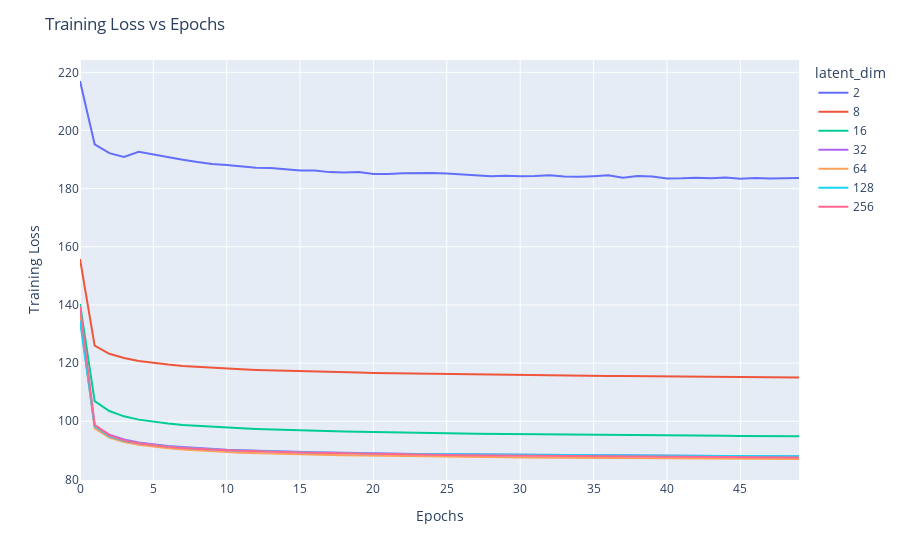

This figure's notebook cell:
### Markdown cell above
### Plot of all latent dimensions training loss

### Code cell
# there are 50 epochs
# use index as x-axis
fig = px.line(df_overall, x=df_overall.index, y="train_loss", color="latent_dim")
fig.update_layout(
    title="Training Loss vs Epochs",
    xaxis_title="Epochs",
    yaxis_title="Training Loss",
)
fig.show()
fig.write_image(FIGURE_DIR + "training_loss_vs_epochs.png")

### Figure 1 — Plotly figure (JSON) as saved in the notebook; plotly's stock layout.template omitted (floating-point values rounded to 4 significant figures)
{"data": [{"hovertemplate": "latent_dim=2<br>index=%{x}<br>train_loss=%{y}<extra></extra>", "legendgroup": "2", "line": {"color": "#636efa", "dash": "solid"}, "marker": {"symbol": "circle"}, "mode": "lines", "name": "2", "orientation": "v", "showlegend": true, "type": "scatter", "x": [0, 1, 2, 3, 4, 5, 6, 7, 8, 9, 10, 11, 12, 13, 14, 15, 16, 17, 18, 19, 20, 21, 22, 23, 24, 25, 26, 27, 28, 29, 30, 31, 32, 33, 34, 35, 36, 37, 38, 39, 40, 41, 42, 43, 44, 45, 46, 47, 48, 49], "xaxis": "x", "y": [217.0, 195.2, 192.2, 190.9, 192.7, 191.7, 190.7, 189.9, 189.1, 188.5, 188.2, 187.8, 187.2, 187.1, 186.8, 186.3, 186.3, 185.7, 185.6, 185.7, 185.0, 185.0, 185.3, 185.4, 185.4, 185.2, 184.8, 184.6, 184.3, 184.4, 184.2, 184.4, 184.6, 184.2, 184.1, 184.3, 184.6, 183.7, 184.3, 184.2, 183.5, 183.6, 183.8, 183.5, 183.9, 183.4, 183.7, 183.5, 183.6, 183.7], "yaxis": "y"}, {"hovertemplate": "latent_dim=8<br>index=%{x}<br>train_loss=%{y}<extra></extra>", "legendgroup": "8", "line": {"color": "#EF553B", "dash": "solid"}, "marker": {"symbol": "circle"}, "mode": "lines", "name": "8", "orientation": "v", "showlegend": true, "type": "scatter", "x": [0, 1, 2, 3, 4, 5, 6, 7, 8, 9, 10, 11, 12, 13, 14, 15, 16, 17, 18, 19, 20, 21, 22, 23, 24, 25, 26, 27, 28, 29, 30, 31, 32, 33, 34, 35, 36, 37, 38, 39, 40, 41, 42, 43, 44, 45, 46, 47, 48, 49], "xaxis": "x", "y": [155.8, 126.0, 123.2, 121.7, 120.8, 120.0, 119.5, 119.0, 118.7, 118.4, 118.1, 117.9, 117.7, 117.5, 117.4, 117.2, 117.1, 117.0, 116.8, 116.7, 116.6, 116.5, 116.5, 116.4, 116.3, 116.2, 116.1, 116.1, 116.1, 116.0, 115.9, 115.9, 115.8, 115.7, 115.7, 115.6, 115.5, 115.5, 115.5, 115.4, 115.4, 115.4, 115.4, 115.3, 115.3, 115.2, 115.2, 115.1, 115.1, 115.0], "yaxis": "y"}, {"hovertemplate": "latent_dim=16<br>index=%{x}<br>train_loss=%{y}<extra></extra>", "legendgroup": "16", "line": {"color": "#00cc96", "dash": "solid"}, "marker": {"symbol": "circle"}, "mode": "lines", "name": "16", "orientation": "v", "showlegend": true, "type": "scatter", "x": [0, 1, 2, 3, 4, 5, 6, 7, 8, 9, 10, 11, 12, 13, 14, 15, 16, 17, 18, 19, 20, 21, 22, 23, 24, 25, 26, 27, 28, 29, 30, 31, 32, 33, 34, 35, 36, 37, 38, 39, 40, 41, 42, 43, 44, 45, 46, 47, 48, 49], "xaxis": "x", "y": [140.3, 106.9, 103.5, 101.7, 100.6, 99.78, 99.2, 98.74, 98.42, 98.07, 97.83, 97.59, 97.38, 97.19, 97.02, 96.89, 96.72, 96.62, 96.5, 96.4, 96.28, 96.2, 96.11, 96.04, 95.96, 95.88, 95.8, 95.75, 95.69, 95.62, 95.58, 95.55, 95.48, 95.41, 95.38, 95.33, 95.28, 95.24, 95.21, 95.16, 95.12, 95.08, 95.06, 95.01, 94.99, 94.97, 94.91, 94.89, 94.85, 94.84], "yaxis": "y"}, {"hovertemplate": "latent_dim=32<br>index=%{x}<br>train_loss=%{y}<extra></extra>", "legendgroup": "32", "line": {"color": "#ab63fa", "dash": "solid"}, "marker": {"symbol": "circle"}, "mode": "lines", "name": "32", "orientation": "v", "showlegend": true, "type": "scatter", "x": [0, 1, 2, 3, 4, 5, 6, 7, 8, 9, 10, 11, 12, 13, 14, 15, 16, 17, 18, 19, 20, 21, 22, 23, 24, 25, 26, 27, 28, 29, 30, 31, 32, 33, 34, 35, 36, 37, 38, 39, 40, 41, 42, 43, 44, 45, 46, 47, 48, 49], "xaxis": "x", "y": [136.1, 98.58, 95.41, 93.78, 92.75, 92.06, 91.51, 91.11, 90.77, 90.5, 90.24, 90.07, 89.87, 89.72, 89.58, 89.47, 89.34, 89.24, 89.13, 89.06, 88.95, 88.92, 88.83, 88.76, 88.7, 88.65, 88.62, 88.54, 88.5, 88.45, 88.41, 88.37, 88.34, 88.3, 88.25, 88.22, 88.19, 88.16, 88.12, 88.1, 88.05, 88.05, 88.03, 87.99, 87.97, 87.93, 87.93, 87.88, 87.87, 87.86], "yaxis": "y"}, {"hovertemplate": "latent_dim=64<br>index=%{x}<br>train_loss=%{y}<extra></extra>", "legendgroup": "64", "line": {"color": "#FFA15A", "dash": "solid"}, "marker": {"symbol": "circle"}, "mode": "lines", "name": "64", "orientation": "v", "showlegend": true, "type": "scatter", "x": [0, 1, 2, 3, 4, 5, 6, 7, 8, 9, 10, 11, 12, 13, 14, 15, 16, 17, 18, 19, 20, 21, 22, 23, 24, 25, 26, 27, 28, 29, 30, 31, 32, 33, 34, 35, 36, 37, 38, 39, 40, 41, 42, 43, 44, 45, 46, 47, 48, 49], "xaxis": "x", "y": [136.2, 97.56, 94.42, 92.89, 91.96, 91.24, 90.7, 90.32, 89.93, 89.66, 89.4, 89.19, 89.01, 88.85, 88.72, 88.61, 88.48, 88.39, 88.3, 88.22, 88.11, 88.07, 88.0, 87.92, 87.86, 87.83, 87.78, 87.7, 87.67, 87.62, 87.57, 87.54, 87.5, 87.45, 87.42, 87.38, 87.34, 87.3, 87.29, 87.26, 87.24, 87.19, 87.18, 87.14, 87.14, 87.11, 87.07, 87.06, 87.03, 87.03], "yaxis": "y"}, {"hovertemplate": "latent_dim=128<br>index=%{x}<br>train_loss=%{y}<extra></extra>", "legendgroup": "128", "line": {"color": "#19d3f3", "dash": "solid"}, "marker": {"symbol": "circle"}, "mode": "lines", "name": "128", "orientation": "v", "showlegend": true, "type": "scatter", "x": [0, 1, 2, 3, 4, 5, 6, 7, 8, 9, 10, 11, 12, 13, 14, 15, 16, 17, 18, 19, 20, 21, 22, 23, 24, 25, 26, 27, 28, 29, 30, 31, 32, 33, 34, 35, 36, 37, 38, 39, 40, 41, 42, 43, 44, 45, 46, 47, 48, 49], "xaxis": "x", "y": [134.6, 98.32, 94.85, 93.33, 92.48, 91.8, 91.3, 90.87, 90.57, 90.33, 90.07, 89.94, 89.71, 89.61, 89.49, 89.35, 89.24, 89.1, 89.07, 88.95, 88.91, 88.87, 88.77, 88.76, 88.72, 88.64, 88.57, 88.56, 88.5, 88.5, 88.43, 88.39, 88.33, 88.35, 88.3, 88.26, 88.22, 88.19, 88.16, 88.15, 88.14, 88.12, 88.1, 88.06, 88.06, 88.06, 88.01, 87.98, 88.02, 87.95], "yaxis": "y"}, {"hovertemplate": "latent_dim=256<br>index=%{x}<br>train_loss=%{y}<extra></extra>", "legendgroup": "256", "line": {"color": "#FF6692", "dash": "solid"}, "marker": {"symbol": "circle"}, "mode": "lines", "name": "256", "orientation": "v", "showlegend": true, "type": "scatter", "x": [0, 1, 2, 3, 4, 5, 6, 7, 8, 9, 10, 11, 12, 13, 14, 15, 16, 17, 18, 19, 20, 21, 22, 23, 24, 25, 26, 27, 28, 29, 30, 31, 32, 33, 34, 35, 36, 37, 38, 39, 40, 41, 42, 43, 44, 45, 46, 47, 48, 49], "xaxis": "x", "y": [139.5, 98.78, 95.13, 93.42, 92.41, 91.73, 91.22, 90.84, 90.49, 90.27, 90.05, 89.85, 89.66, 89.49, 89.39, 89.24, 89.17, 89.06, 88.97, 88.88, 88.75, 88.68, 88.62, 88.55, 88.48, 88.43, 88.35, 88.31, 88.26, 88.19, 88.16, 88.11, 88.05, 88.05, 87.99, 87.93, 87.95, 87.88, 87.84, 87.78, 87.79, 87.74, 87.69, 87.68, 87.65, 87.64, 87.6, 87.58, 87.54, 87.55], "yaxis": "y"}], "layout": {"legend": {"title": {"text": "latent_dim"}, "tracegroupgap": 0}, "margin": {"t": 60}, "title": {"text": "Training Loss vs Epochs"}, "xaxis": {"anchor": "y", "domain": [0, 1], "title": {"text": "Epochs"}}, "yaxis": {"anchor": "x", "domain": [0, 1], "title": {"text": "Training Loss"}}}}
